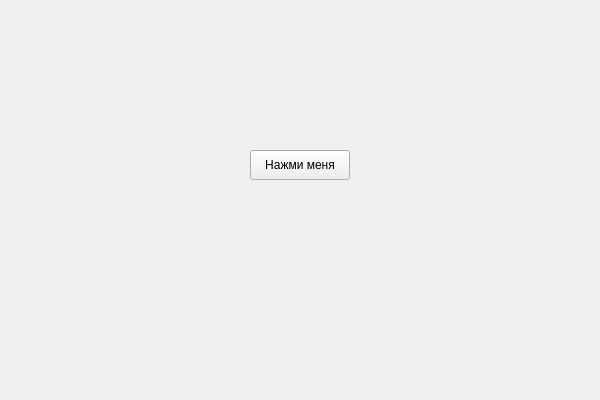
<?xml version="1.0" encoding="UTF-8"?>
<ui version="4.0">
 <class>MainWindow</class>
 <widget class="QMainWindow" name="MainWindow">
  <property name="geometry"><rect><x>0</x><y>0</y><width>600</width><height>400</height></rect></property>
  <widget class="QWidget" name="centralwidget">
   <widget class="QPushButton" name="btn">
    <property name="geometry"><rect><x>250</x><y>150</y><width>100</width><height>30</height></rect></property>
    <property name="text"><string>Нажми меня</string></property>
   </widget>
  </widget>
 </widget>
</ui>
